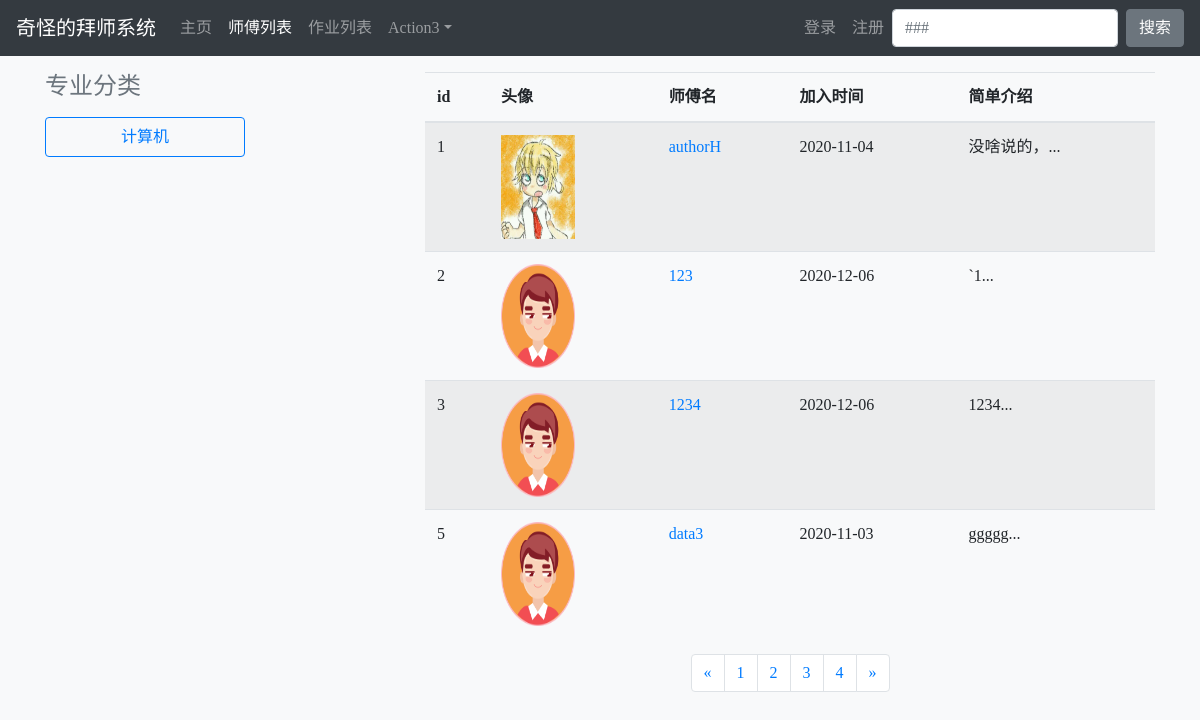
The app's page /Apprenticeship/teacher/, older data.
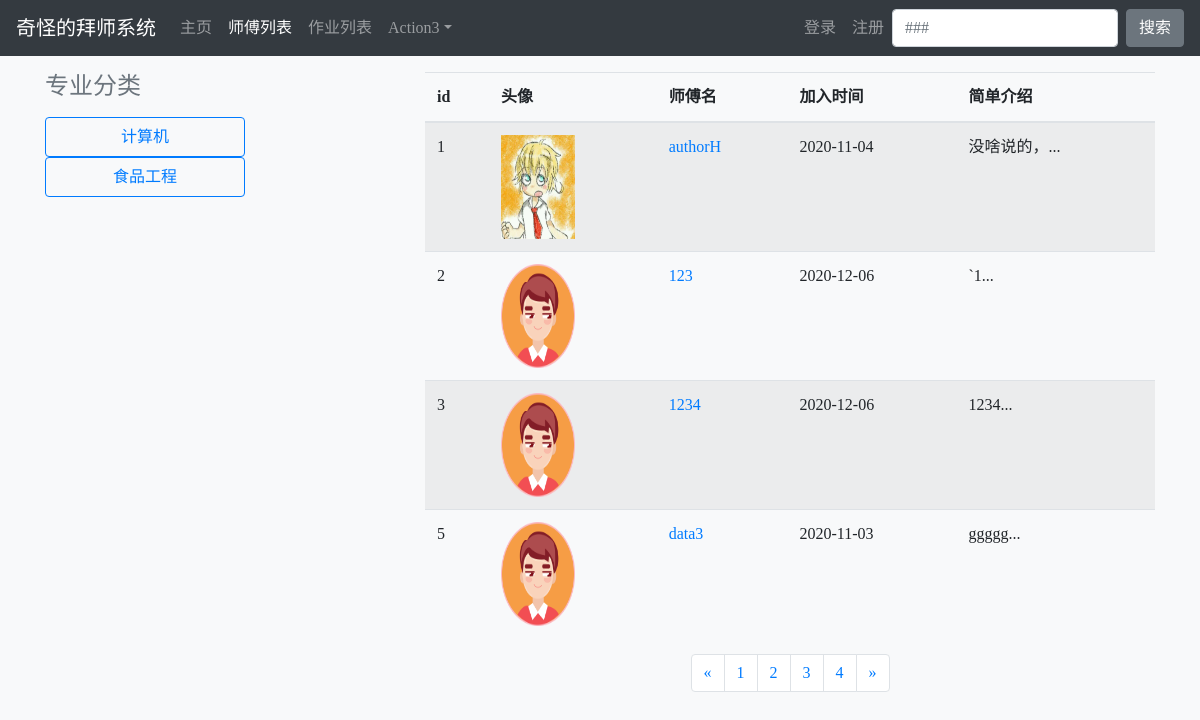
The same page, newer data.
### user/models.py (models this page shows, shortened)
class Major(models.Model):
    major = models.CharField(max_length=10)

class Profile(models.Model):
    user = models.OneToOneField(User, on_delete=models.CASCADE)
    student_ID = models.CharField(max_length=8, null=True, verbose_name="学号")
    portrait = models.ImageField('头像', upload_to=user_directory_path, blank=True, null=True)
    real_name = models.CharField(max_length=10, null=True, verbose_name="真实姓名")
    nickname = models.CharField(max_length=20, verbose_name='昵称')
    school = models.CharField(max_length=10, default='华东理工大学')
    sex = models.CharField(max_length=2, null=True)
    grade = models.CharField(max_length=5)
    major = models.ForeignKey(Major, on_delete=models.DO_NOTHING, null=True)
    photo_resize = ImageSpecField(  # 注意：ImageSpecField 不会生成数据库表的字段
        source='portrait',
        processors=[ResizeToFill(148, 207)],  # 处理成一寸照片的大小
        format='JPEG',  # 处理后的图片格式
        options={'quality': 95}  # 处理后的图片质量
    )
    def photo_resize_url(self):
        if self.photo_resize and hasattr(self.photo_resize, 'url'):
            return self.photo_resize.url
        else:
            return '\\media\\upload\\default\\user.jpg'

class Teacher(models.Model):
    user = models.OneToOneField(User, on_delete=models.CASCADE, null=True)
    teacher_name = models.CharField(max_length=10, null=True)
    skill = models.CharField(max_length=50, null=True)
    enter_time = models.DateTimeField(null=True, blank=True)
    self_introduction = RichTextUploadingField(null=True)

### Apprenticeship/views.py (the view)
# urls.py: path('teacher/', views.teacher_list, name='teacher_list'),
def teacher_list(request):
    Teacher_list = Teacher.objects.all()
    users = User.objects.all()
    major_list = Major.objects.all()
    paginator = Paginator(users, 5)  # 每10页进行分页
    page_num = request.GET.get('page', 1)
    page_of_teachers = paginator.get_page(page_num)
    context = {}
    context['teacher_list'] = Teacher_list
    context['major_list'] = major_list
    context['users'] = users
    context['page_of_teachers'] = page_of_teachers
    return render(request, 'Apprenticeship/teacher_list.html', context)

### user/models.py (called while the page is built)
def get_teacher(self):
    if Teacher.objects.filter(user=self).exists():
        teacher = Teacher.objects.get(user=self)
        return teacher
    else:
        return ''

def get_Profile(self):
    if Profile.objects.filter(user=self).exists():
        profile = Profile.objects.get(user=self)
        return profile
    else:
        return ''

### Apprenticeship/templates/Apprenticeship/teacher_list.html (shortened to what this page needs)
{% extends 'base.html' %}
{% block TeaActive %}active{% endblock %}
{% block content %}
    <br>
    <div class="container">
        <div class="row">
            <div class="col-md-4">
                <h4 class="d-flex justify-content-between align-items-center mb-3">
                    <span class="text-muted">专业分类</span>
                </h4>
                {% for item in major_list %}
                    <a href="{% url 'teacher_major' item.pk %}">
                        <button type="button" class="btn btn-outline-primary" style="width:200px;height:40px">
                            {{ item.major }}
                        </button>
                    </a>
                {% endfor %}
            </div>
            <div class="col-sm-8">
                <div class="table-responsive">
                <table class="table table-striped table-hover">
                  <thead>
                    <tr>
                        <th>id</th>
                        <th>头像</th>
                        <th>师傅名</th>
                        <th>加入时间</th>
                        <th>简单介绍</th>
                    </tr>
                  </thead>
                  <tbody>
                  {% for one_user in page_of_teachers.object_list %}
                    {% if one_user.teacher %}
                    <tr>
                      <td>{{ one_user.pk }}</td>
                        <td><img id="photo" src="{{ one_user.Profile.photo_resize_url }}"height="104" width="74" alt="#"></td>
                      <td><a href="{% url 'teacher_info_outside' one_user.pk %}">{{ one_user.teacher.teacher_name }}</a></td>
                        <td>{{ one_user.teacher.enter_time|date:"Y-m-d" }}</td>
                        <td>{{ one_user.teacher.self_introduction|striptags|truncatechars:"5" }}...</td>
                    </tr>
                    {% endif %}
                    {% empty %}
                        <h3>---暂无信息---</h3>
                    {% endfor %}
                  </tbody>
                </table>
              </div>
            <nav aria-label="Page navigation example">
                    <ul class="pagination justify-content-center">
                        <li class="page-item">
                            {% if page_of_teachers.has_previous %}
                                <a class="page-link" href="?page={{ page_of_teachers.pageprevious_page_number }}" aria-label="Previous">
                                    <span aria-hidden="true">&laquo;</span>
                                </a>
                            {% else %}
                                <a class="page-link" href="#" aria-label="Previous">
                                <span aria-hidden="true">&laquo;</span>
                                </a>
                            {% endif %}
                        </li>
                        {% for page_num in page_of_teachers.paginator.page_range %}
                         <li class="page-item"><a class="page-link" href="?page={{ page_num }}">{{ page_num }}</a></li>
                        {% endfor %}
                        <li class="page-item">
                            {% if page_of_teachers.has_next %}
                                <a class="page-link" href="?page={{ page_of_teachers.next_page_number }}" aria-label="Next">
                                    <span aria-hidden="true">&raquo;</span>
                                </a>
                            {% else %}
                                <a class="page-link" href="#" aria-label="Next">
                                    <span aria-hidden="true">&raquo;</span></a>
                            {% endif %}
                        </li>
                    </ul>
            </nav>
            </div>
        </div>
    </div>
{% endblock %}

Row changes from the older to the newer data that the page shows:
added Major: major "食品工程"
